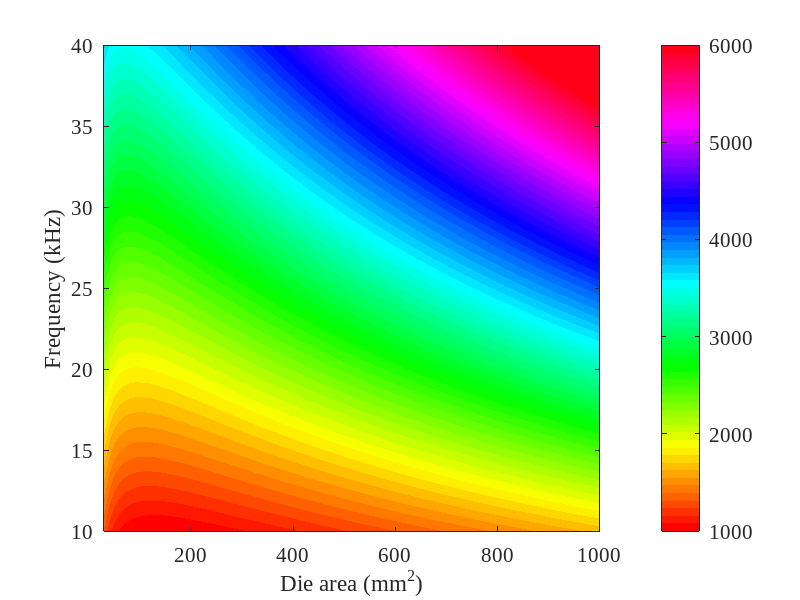

Recreate this plot in MATLAB.
Iph_rms=125;

P_on_y=[];
Psw_zcs_y=[];
Psw_dvdt_y= [];

Fsw_a=10e3:5e2:40e3;

A_die_a=30:10:1000;

for fsw=Fsw_a

k_r=7.2*10e-3;
alpha_r= 1.6;

P_on_x=[];
Psw_zcs_x=[];
Psw_dvdt_x= [];


for A_die=A_die_a

U_b=1.7; % kV 

r_on=k_r * U_b^(alpha_r)./A_die;
P_on= Iph_rms^2*r_on;

Udc=1250; 
Ub=U_b*1e3;
k_c=1.6e4;
alpha_c=-1;

C_oss= k_c*(Ub^alpha_c)*A_die*1e-12;

Esw=C_oss*Udc^2;

Psw_zcs= Esw*fsw;



dv_dt=15e3/1e-6; % V/s
di_dt=20e3/1e-6; % V/s

theta=0:1e-3:2*pi;
Iph=Iph_rms*sqrt(2)*sin(theta);
Iph=abs(Iph);
Psw_over= ((Udc*Iph.^2/di_dt)+(Udc^2.*Iph/dv_dt));
Psw_dvdt= fsw*trapz(theta,Psw_over)/2/pi;


P_on_x=[P_on_x P_on];
Psw_zcs_x=[Psw_zcs_x Psw_zcs];
Psw_dvdt_x= [Psw_dvdt_x Psw_dvdt];

end 

P_on_y=[P_on_y ; P_on_x];
Psw_zcs_y=[Psw_zcs_y ; Psw_zcs_x];
Psw_dvdt_y= [Psw_dvdt_y; Psw_dvdt_x];

end

P_tot= P_on_y+Psw_zcs_y+Psw_dvdt_y;


[X,Y] = meshgrid(A_die_a,Fsw_a/1e3);

figure1 = figure('GraphicsSmoothing','off');
colormap(hsv);

% Create axes
axes1 = axes('Parent',figure1);
hold(axes1,'on');

% Create contour
hLines = 500; 
 % [~,h] = contour(X,Y,3*P_on_y,hLines,'Fill','on');
  % [~,h] = contour(X,Y,3*Psw_zcs_y,hLines,'Fill','on');
    % [~,h] = contour(X,Y,3*Psw_dvdt_y,hLines,'Fill','on');
   [~,h] = contour(X,Y,6*P_tot,hLines,'Fill','on');

% Create ylabel
ylabel('Frequency (kHz)','FontSize',15);

% Create xlabel
xlabel('Die area (mm^2)','FontSize',15);

% Create title
 % title(' Total Loss (W)','FontSize',20,'FontWeight','bold','Interpreter','none');


box(axes1,'on');
axis(axes1,'tight');
hold(axes1,'off');
% Set the remaining axes properties
set(axes1,'BoxStyle','full','FontName','Times New Roman','FontSize',15,...
    'Layer','top');
% Create colorbar
colorbar(axes1,'FontSize',15,'FontName','Times New Roman');
caxis([1000 6000]);
